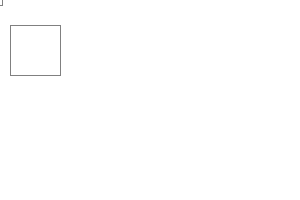
Frame 1 (no input)
Frame 60 (the mouse pressed at the canvas centre just before this capture): identical to frame 1, image omitted
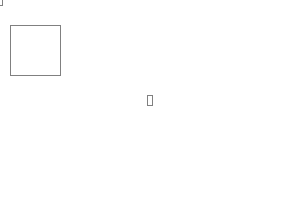
Frame 120 (the mouse held since frame 60 and released just before this capture)

The Processing sketch that drew these frames (run headless with seeded random() and noise(); from frame 60 on, the mouse is pressed at the canvas centre):

// Processing sketch: mouseBox
// ── mouseBox.pde
void setup() {
  size(300, 200);
  background(255);
  smooth();
  
  rectMode(CENTER); // show bounding boxes
  stroke(128);
  rect(35, 50, 50, 50);
  
  
}

void draw(){
stroke(128);
rect( mouseX, mouseY,5, 10);
}
